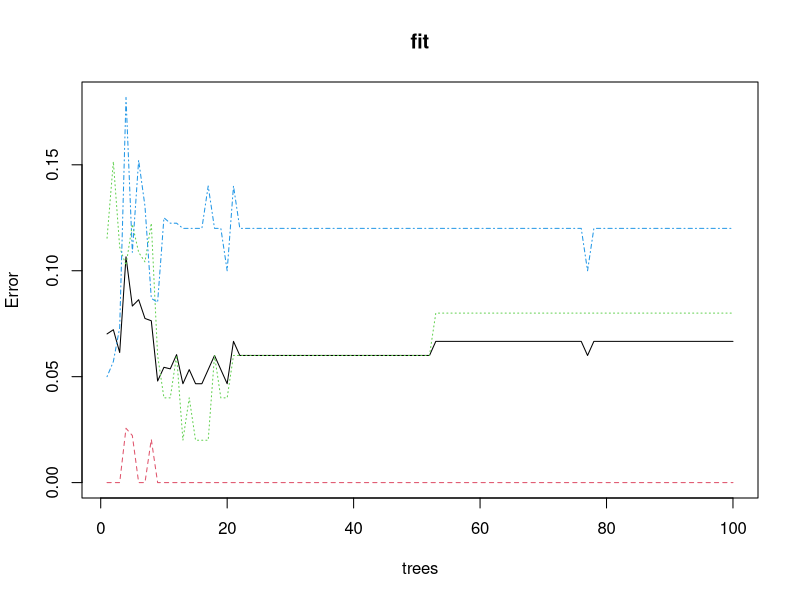
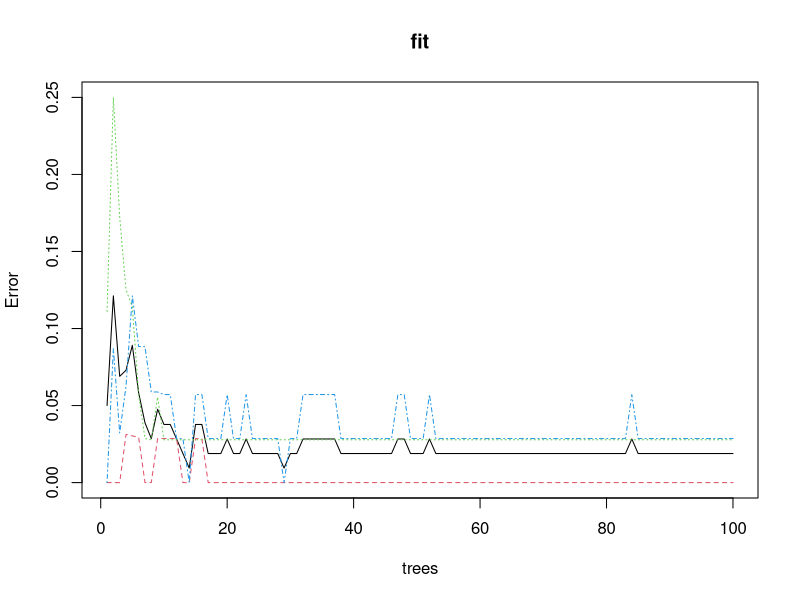

Write R code to recreate these figures, in order.
###############################################
#
# Lab: Random Forests with Iris Data 
#
###############################################


## Calling packages

library(randomForest) #install.packages("randomForest")

help(randomForest)


## Foresting

set.seed(1234)
fit = randomForest(Species~., data=iris, ntree=100, mtry=1, importance=T)

plot(fit, type="l")
importance(fit)


## Predicting

yhat = predict(fit, newdata=iris, type="class")
ctable = table(iris$Species, yhat, dnn=c("Actual", "Predicted")); ctable #classification table


## Evaluating

miss.err = 1-sum(diag(ctable))/sum(ctable); miss.err # Misclassification Rate
pred.acc = 1 - miss.err; pred.acc #Prediction Accuracy



###########################################
# Computing the test error by paritioning


## Data Partitioning

set.seed(123)
V = 2
n =  NROW(iris)
id = sample(1:V, n, prob = c(0.7,0.3), replace = T) # Partitioning 7:3
ii = which(id==1)
iris.train = iris[ii,]
iris.test  = iris[-ii,]


## Foresting

set.seed(1234)
fit = randomForest(Species~., data=iris.train, ntree=100, mtry=1, importance=T)

plot(fit, type="l")
importance(fit)


## Predicting and Evaluating

yhat = predict(fit, newdata=iris.test, type="class")
ctable = table(iris.test$Species, yhat, dnn=c("Actual", "Predicted")); ctable #classification table

miss.err = 1-sum(diag(ctable))/sum(ctable); miss.err # Misclassification Rate
pred.acc = 1 - miss.err; pred.acc #Prediction Accuracy



##########################
# Computing the CV error


V = 10 #V-fold CV
miss.err.train = 0
miss.err.test = 0

set.seed(12345)
id = sample(1:V, nrow(iris), replace = T)

for(i in 1:V) {
  
  print(i)
  
  ## Data Partitioning

  iris.train = iris[id != i,] 
  iris.test  = iris[id == i,] 
  
  ## Foresting

  fit = randomForest(Species~., data=iris.train, ntree=100, mtry=1, importance=T)

  ## Predicting and Evaluating

  yhat = predict(fit, newdata=iris.test, type="class")
  miss.err.test = miss.err.test + mean(iris.test$Species != yhat) 
  
}

cv.err.test = miss.err.test/ V;cv.err.test # CV test error



### END
